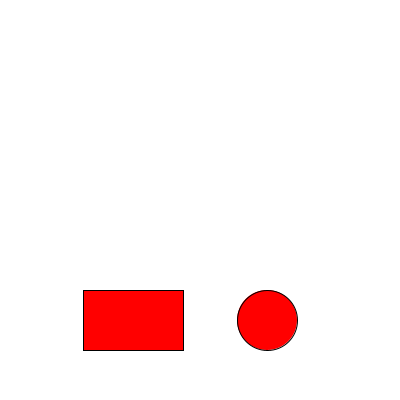
Frame 1 (no input)
Frame 60 (the mouse pressed at the canvas centre just before this capture): identical to frame 1, image omitted
Frame 120 (the mouse held since frame 60 and released just before this capture): identical to frame 1, image omitted

The Processing sketch that drew this single still picture (run headless with seeded random() and noise(); from frame 60 on, the mouse is pressed at the canvas centre):

// Processing sketch: sketch_05_botones
// ── sketch_05_botones.pde
//CREACIÓN DE BOTONES

//BOTON DERECHO
int tamBotonD;
float posXBotonD;
float posYBotonD;
float distBotonD;
boolean botonDActivado;

//BOTON IZQUIERDO
int tamXBotonI;
int tamYBotonI;
float posXBotonI;
float posYBotonI;
boolean botonIActivado;

float posXTexto;

void setup() {
  size(400, 400);
  textSize(48);

  //BOTON DERECHO
  posXBotonD=width - width/3;
  posYBotonD = height - height/5;
  tamBotonD= 60;

  //BOTON IZQUIERDO
  tamXBotonI= 100;
  tamYBotonI=60;
  posXBotonI= width/3 - tamXBotonI/2;
  posYBotonI = height - height/5 - tamYBotonI/2;
}

void draw() {
  background(255);

  distBotonD= dist(mouseX, mouseY, posXBotonD, posYBotonD); //Funcion dist(): permite medir la distancia entre dos puntos, sirve para hacer botones circulares
  // Botones
  if (distBotonD<tamBotonD/2) {
    fill(255, 100, 100);
  } else {
    fill(255, 0, 0);
  }
  circle(posXBotonD, posYBotonD, tamBotonD); //Dibujo mi boton circular


  if (mouseX>posXBotonI && mouseX<posXBotonI+tamXBotonI && mouseY> posYBotonI && mouseY < posYBotonI + tamYBotonI) { //Delimito el area del boton, la accion va a suceder mientras este clickeando dentro de el rectangulo, como la imagen funciona como un rectangulo, este tipo de botones es muy util para personalizar
    fill(255, 100, 100);
  } else {
    fill(255, 0, 0);
  }

  rect(posXBotonI, posYBotonI, tamXBotonI, tamYBotonI); //Dibujo mi boton rectangular

  fill(0);

  if (botonIActivado==true) {

    text("¡Hola Mundo!", posXTexto, height/2);
  }

  if (botonDActivado==true && botonIActivado==true) {
    posXTexto++;
  }
}

void mousePressed() {
  if (distBotonD<tamBotonD/2) {
    botonDActivado=true; //Cuando presiono el boton pasa a true, lo que hace que el texto se mueva, aun sin mantenerlo apretado
  }

  if (mouseX>posXBotonI && mouseX<posXBotonI+tamXBotonI && mouseY> posYBotonI && mouseY < posYBotonI + tamYBotonI) {

    botonIActivado=true; //Idem que con el movimiento pero aparece el texto
  }
}
